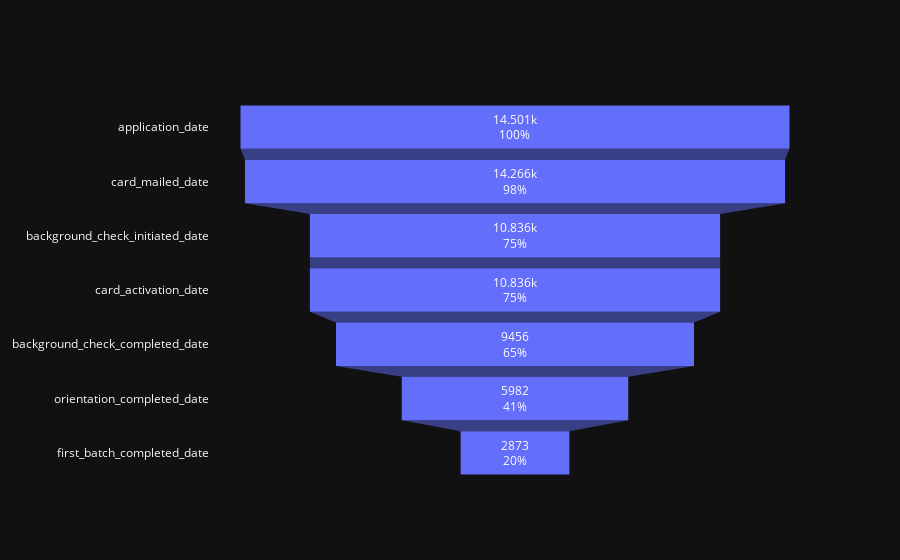

This figure's notebook cell:
### Markdown cell above
### Plot the converstion funnel of both groups

### Code cell
from plotly import graph_objects as go

fig = go.Figure(go.Funnel(
    y=df_control_converstion.index.get_level_values(1),
    x=df_control_converstion.applicant_id,
    name='control',
    textinfo="value+percent initial"))

fig.show()

# The converstion funnel of control group is: application_date -> orientation_completed_date -> first_batch_completed_date

# and the converstion rate is about 20%

### Figure 1 — Plotly figure (JSON) as saved in the notebook; plotly's stock layout.template omitted (floating-point values rounded to 4 significant figures)
{"data": [{"name": "control", "textinfo": "value+percent initial", "x": [14501, 14266, 10836, 10836, 9456, 5982, 2873], "y": ["application_date", "card_mailed_date", "background_check_initiated_date", "card_activation_date", "background_check_completed_date", "orientation_completed_date", "first_batch_completed_date"], "type": "funnel"}], "layout": {}}
